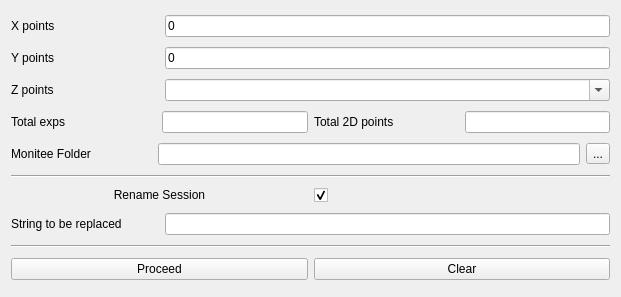
<?xml version="1.0" encoding="UTF-8"?>
<ui version="4.0">
 <class>Form</class>
 <widget class="QWidget" name="Form">
  <property name="geometry">
   <rect>
    <x>0</x>
    <y>0</y>
    <width>621</width>
    <height>297</height>
   </rect>
  </property>
  <property name="windowTitle">
   <string>Form</string>
  </property>
  <layout class="QVBoxLayout" name="verticalLayout">
   <item>
    <layout class="QHBoxLayout" name="horizontalLayout_1" stretch="1,3">
     <item>
      <widget class="QLabel" name="label_xp">
       <property name="sizePolicy">
        <sizepolicy hsizetype="Expanding" vsizetype="Fixed">
         <horstretch>0</horstretch>
         <verstretch>0</verstretch>
        </sizepolicy>
       </property>
       <property name="text">
        <string>X points</string>
       </property>
      </widget>
     </item>
     <item>
      <widget class="QLineEdit" name="lineEdit_xp">
       <property name="sizePolicy">
        <sizepolicy hsizetype="Expanding" vsizetype="Maximum">
         <horstretch>0</horstretch>
         <verstretch>0</verstretch>
        </sizepolicy>
       </property>
       <property name="text">
        <string>0</string>
       </property>
       <property name="placeholderText">
        <string>(&lt;start&gt; &lt;end&gt; &lt;interval&gt;) or use ',' as seperator</string>
       </property>
      </widget>
     </item>
    </layout>
   </item>
   <item>
    <layout class="QHBoxLayout" name="horizontalLayout_2" stretch="1,3">
     <item>
      <widget class="QLabel" name="label_yp">
       <property name="sizePolicy">
        <sizepolicy hsizetype="Expanding" vsizetype="Fixed">
         <horstretch>0</horstretch>
         <verstretch>0</verstretch>
        </sizepolicy>
       </property>
       <property name="text">
        <string>Y points</string>
       </property>
      </widget>
     </item>
     <item>
      <widget class="QLineEdit" name="lineEdit_yp">
       <property name="sizePolicy">
        <sizepolicy hsizetype="Expanding" vsizetype="Maximum">
         <horstretch>0</horstretch>
         <verstretch>0</verstretch>
        </sizepolicy>
       </property>
       <property name="text">
        <string>0</string>
       </property>
       <property name="placeholderText">
        <string>(&lt;start&gt; &lt;end&gt; &lt;interval&gt;) or use ',' as seperator</string>
       </property>
      </widget>
     </item>
    </layout>
   </item>
   <item>
    <layout class="QHBoxLayout" name="horizontalLayout_3" stretch="1,3">
     <item>
      <widget class="QLabel" name="label_zp">
       <property name="sizePolicy">
        <sizepolicy hsizetype="Expanding" vsizetype="Fixed">
         <horstretch>0</horstretch>
         <verstretch>0</verstretch>
        </sizepolicy>
       </property>
       <property name="text">
        <string>Z points</string>
       </property>
      </widget>
     </item>
     <item>
      <widget class="QComboBox" name="combo_zp">
       <property name="editable">
        <bool>true</bool>
       </property>
      </widget>
     </item>
    </layout>
   </item>
   <item>
    <layout class="QHBoxLayout" name="horizontalLayout_4">
     <item>
      <widget class="QLabel" name="label_zp_3">
       <property name="sizePolicy">
        <sizepolicy hsizetype="Expanding" vsizetype="Fixed">
         <horstretch>0</horstretch>
         <verstretch>0</verstretch>
        </sizepolicy>
       </property>
       <property name="text">
        <string>Total exps</string>
       </property>
      </widget>
     </item>
     <item>
      <widget class="QLineEdit" name="lineEdit_total_exp">
       <property name="sizePolicy">
        <sizepolicy hsizetype="Expanding" vsizetype="Fixed">
         <horstretch>0</horstretch>
         <verstretch>0</verstretch>
        </sizepolicy>
       </property>
       <property name="readOnly">
        <bool>false</bool>
       </property>
       <property name="placeholderText">
        <string/>
       </property>
      </widget>
     </item>
     <item>
      <widget class="QLabel" name="label_zp_2">
       <property name="sizePolicy">
        <sizepolicy hsizetype="Expanding" vsizetype="Fixed">
         <horstretch>0</horstretch>
         <verstretch>0</verstretch>
        </sizepolicy>
       </property>
       <property name="text">
        <string>Total 2D points</string>
       </property>
      </widget>
     </item>
     <item>
      <widget class="QLineEdit" name="lineEdit_total_2d">
       <property name="sizePolicy">
        <sizepolicy hsizetype="Expanding" vsizetype="Maximum">
         <horstretch>0</horstretch>
         <verstretch>0</verstretch>
        </sizepolicy>
       </property>
       <property name="readOnly">
        <bool>true</bool>
       </property>
       <property name="placeholderText">
        <string/>
       </property>
      </widget>
     </item>
    </layout>
   </item>
   <item>
    <layout class="QHBoxLayout" name="horizontalLayout_5" stretch="1,3,1">
     <item>
      <widget class="QLabel" name="label">
       <property name="text">
        <string>Monitee Folder</string>
       </property>
      </widget>
     </item>
     <item>
      <widget class="QLineEdit" name="lineEdit_monitee"/>
     </item>
     <item>
      <widget class="QToolButton" name="toolButton">
       <property name="text">
        <string>...</string>
       </property>
      </widget>
     </item>
    </layout>
   </item>
   <item>
    <widget class="Line" name="line">
     <property name="orientation">
      <enum>Qt::Horizontal</enum>
     </property>
    </widget>
   </item>
   <item>
    <layout class="QHBoxLayout" name="horizontalLayout_6">
     <item>
      <widget class="QLabel" name="label_2">
       <property name="text">
        <string>&lt;html&gt;&lt;head/&gt;&lt;body&gt;&lt;p align=&quot;center&quot;&gt;Rename Session&lt;/p&gt;&lt;/body&gt;&lt;/html&gt;</string>
       </property>
      </widget>
     </item>
     <item>
      <widget class="QCheckBox" name="checkBox">
       <property name="text">
        <string/>
       </property>
       <property name="checked">
        <bool>true</bool>
       </property>
      </widget>
     </item>
    </layout>
   </item>
   <item>
    <layout class="QHBoxLayout" name="horizontalLayout_7" stretch="1,3">
     <item>
      <widget class="QLabel" name="label_3">
       <property name="text">
        <string>String to be replaced</string>
       </property>
      </widget>
     </item>
     <item>
      <widget class="QLineEdit" name="lineEdit_stbr"/>
     </item>
    </layout>
   </item>
   <item>
    <widget class="Line" name="line_2">
     <property name="orientation">
      <enum>Qt::Horizontal</enum>
     </property>
    </widget>
   </item>
   <item>
    <layout class="QHBoxLayout" name="horizontalLayout_8">
     <item>
      <widget class="QPushButton" name="proceed">
       <property name="enabled">
        <bool>true</bool>
       </property>
       <property name="sizePolicy">
        <sizepolicy hsizetype="Expanding" vsizetype="Fixed">
         <horstretch>0</horstretch>
         <verstretch>0</verstretch>
        </sizepolicy>
       </property>
       <property name="text">
        <string>Proceed</string>
       </property>
      </widget>
     </item>
     <item>
      <widget class="QPushButton" name="clear">
       <property name="sizePolicy">
        <sizepolicy hsizetype="Expanding" vsizetype="Fixed">
         <horstretch>0</horstretch>
         <verstretch>0</verstretch>
        </sizepolicy>
       </property>
       <property name="text">
        <string>Clear</string>
       </property>
      </widget>
     </item>
    </layout>
   </item>
  </layout>
 </widget>
 <resources/>
 <connections/>
</ui>
